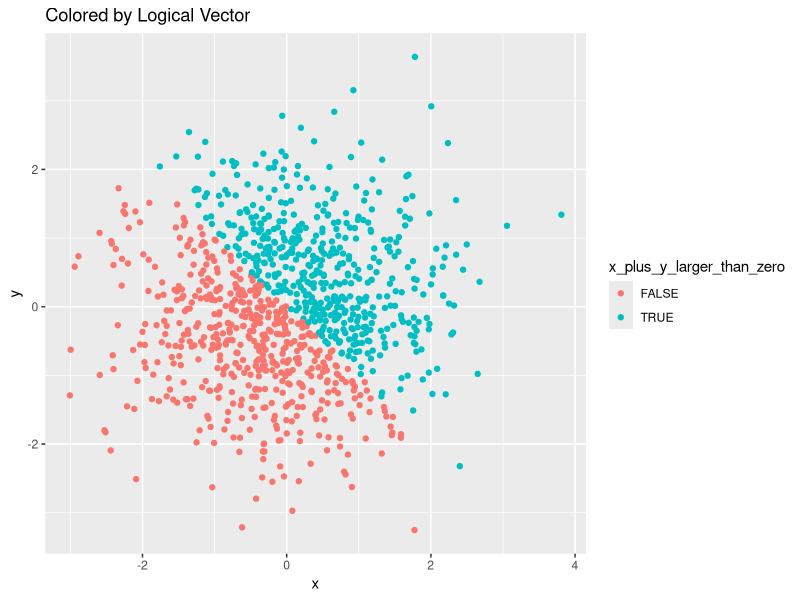
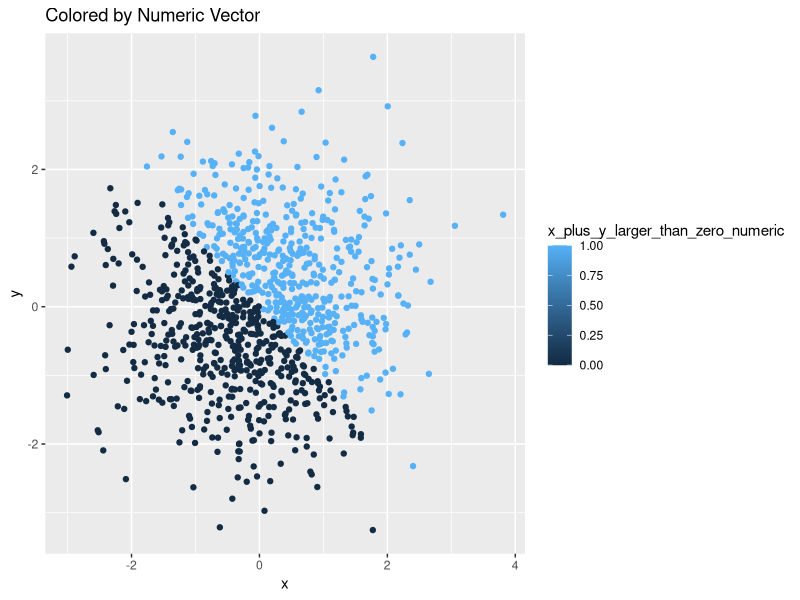
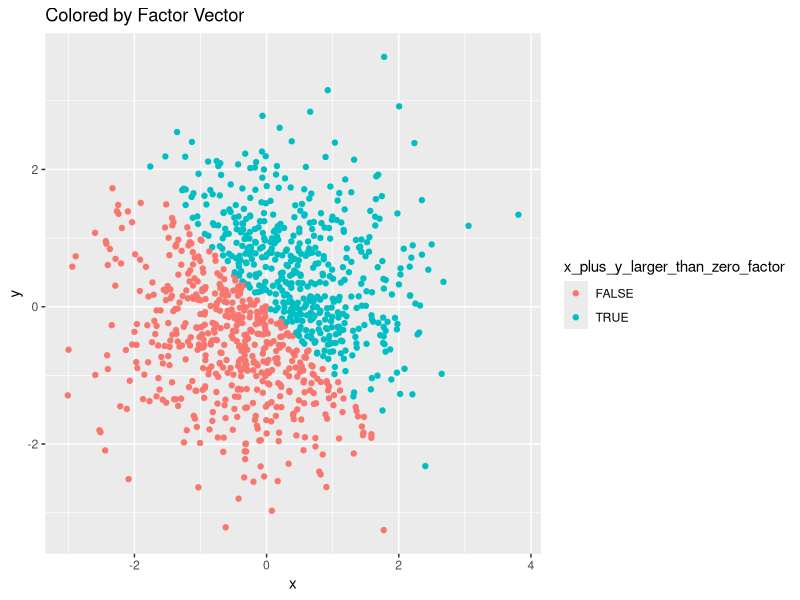
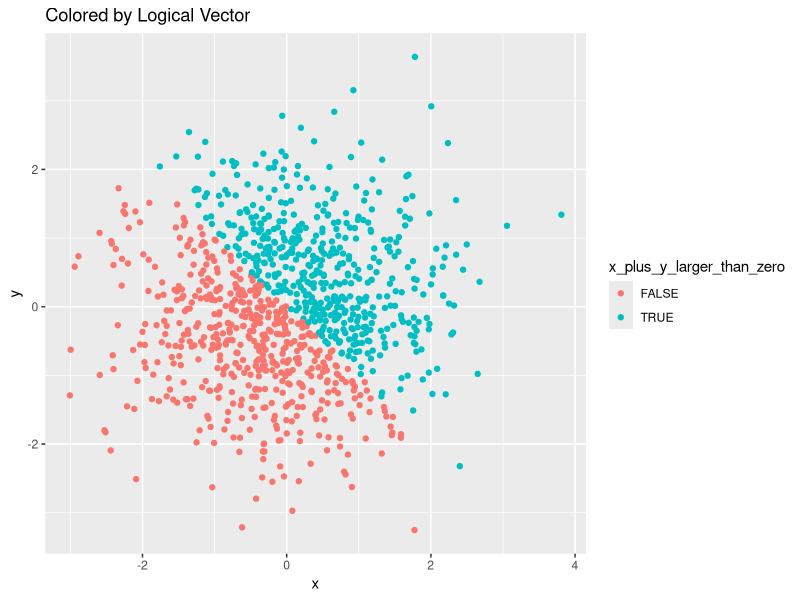

Write the R code that produced these figures, in order.
## ---- chunk 1
library(tidyverse)
library(ggplot2)
## ---- chunk 2
first_problem_df = tibble(
  uniform_sample_vector = runif(10, 0, 5),
  greater_than_two = uniform_sample_vector > 2,
  factor_vector = as.factor(c("a", "a", "a", "a", "a", "a", "b", "b", "b", "b")),
  character_vector = c("a", "b", "c", "d", "e", "f", "g", "h", "i", "j")
)

## ---- chunk 3
mean(first_problem_df$uniform_sample_vector)
mean(first_problem_df$greater_than_two)
mean(first_problem_df$factor_vector)
mean(first_problem_df$character_vector)

## ---- chunk 4
as.numeric(first_problem_df$greater_than_two)
as.numeric(first_problem_df$factor_vector)
as.numeric(first_problem_df$character_vector)


## ---- chunk 5

as.numeric(as.factor(first_problem_df$character_vector))
as.numeric(as.character(first_problem_df$factor_vector))


## ---- chunk 6

set.seed(1)

plot_df = tibble(
  x = rnorm(1000),
  y = rnorm(1000),
  x_plus_y_larger_than_zero = (x + y) > 0,
  x_plus_y_larger_than_zero_numeric = as.numeric(x_plus_y_larger_than_zero),
  x_plus_y_larger_than_zero_factor = as.factor(x_plus_y_larger_than_zero)
)

## ---- chunk 7
ggplot(plot_df, aes(x = x, y = y, color = x_plus_y_larger_than_zero)) + labs(title = "Colored by Logical Vector") + geom_point()

ggsave("plot_colored_by_logical.png")


ggplot(plot_df, aes(x = x, y = y, color = x_plus_y_larger_than_zero_numeric )) + labs(title = "Colored by Numeric Vector") + geom_point()


ggplot(plot_df, aes(x = x, y = y, color = x_plus_y_larger_than_zero_factor )) + labs(title = "Colored by Factor Vector") + geom_point()





